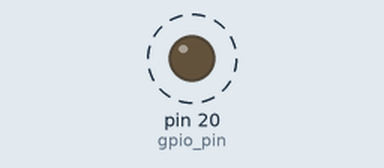
This program was run on a simulated MicroPython board. Shown: output pins drawn as LEDs (lit = HIGH). Dashed ring = blinking.

Above: at 0.9 s.
Timing chart, 0 to 3.9 s (numbered marks = the images above):
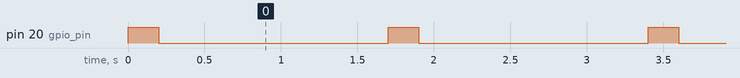

Measured:
- by itself, pin 20 (gpio_pin): alternates HIGH for 0.20 s and LOW for 1.5 s

The program:

main.py
```python
from machine import Pin
import time

gpio_pin = Pin(20, Pin.OUT)


def pulse(pin, short_time, long_time):
    pin.on()
    time.sleep(short_time)
    pin.off()
    time.sleep(long_time)
    pin.on

while True:
    pulse(gpio_pin, 0.2, 1.5)
```
